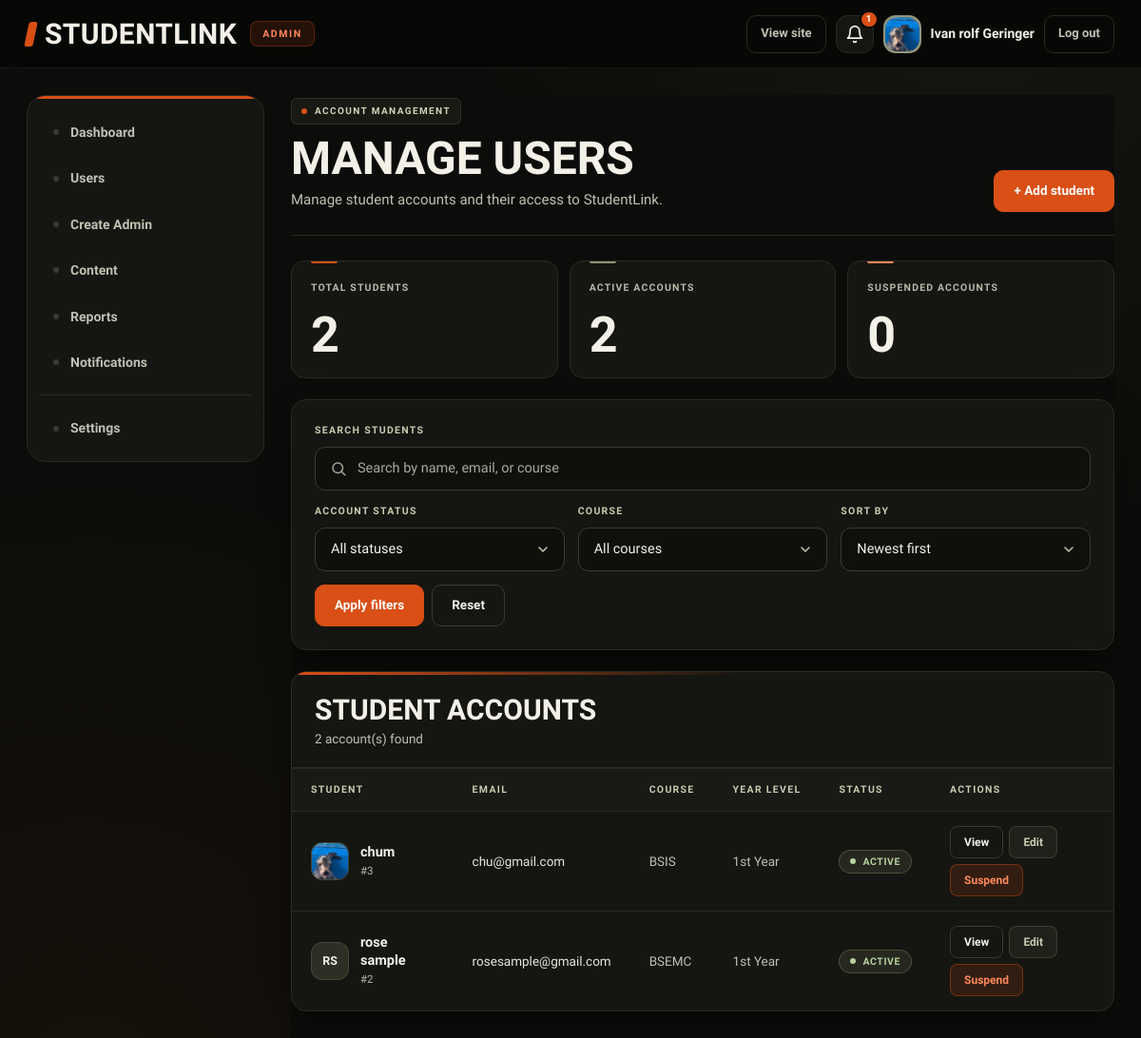
Before: /admin/users.php (signed in) with the older database file.
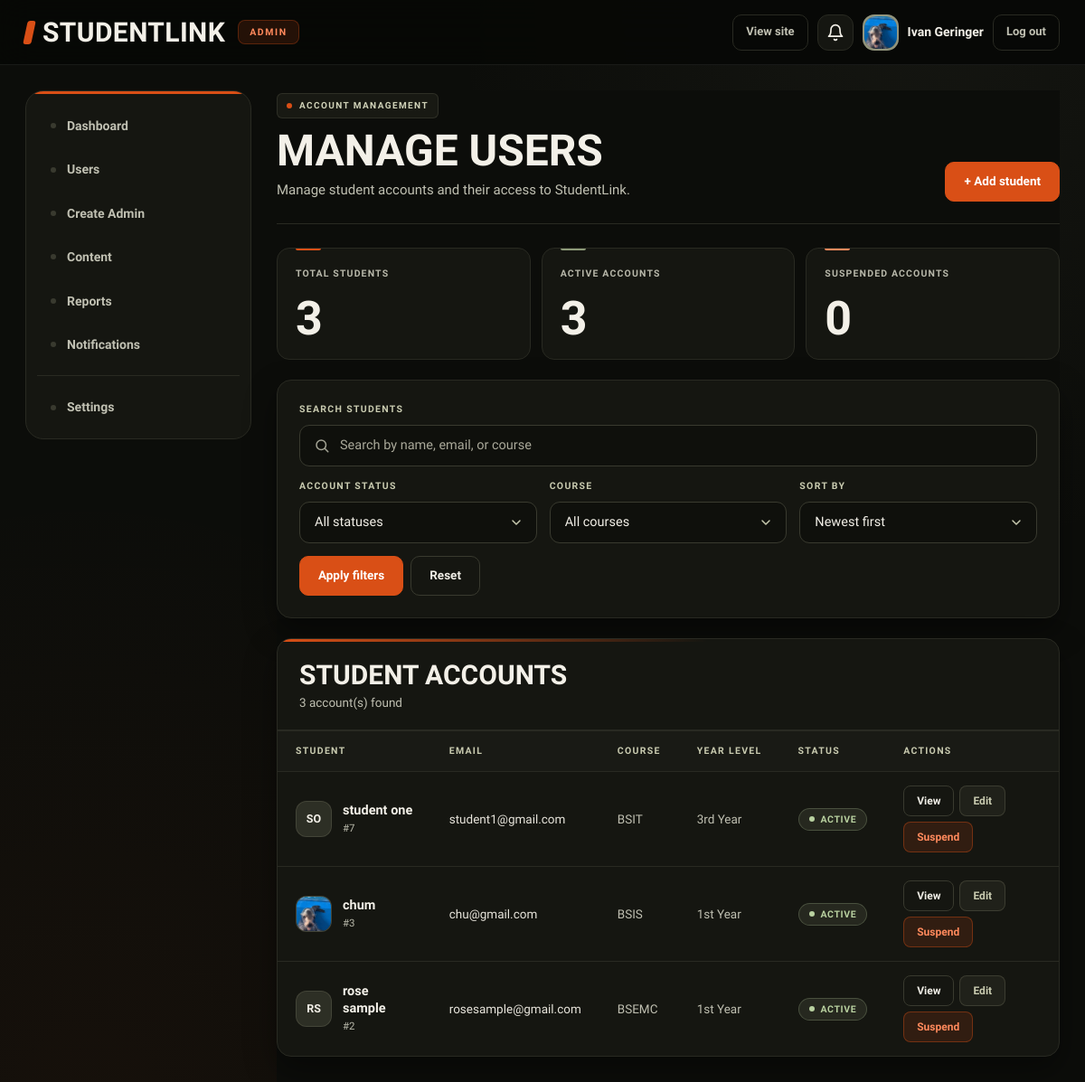
After: the same page with the newer database file.
### tables this page shows
CREATE TABLE `users` (
  `id` int(10) UNSIGNED NOT NULL,
  `full_name` varchar(100) NOT NULL,
  `email` varchar(150) NOT NULL,
  `password_hash` varchar(255) DEFAULT NULL,
  `google_id` varchar(64) DEFAULT NULL,
  `course` varchar(50) DEFAULT NULL,
  `year_level` varchar(20) DEFAULT NULL,
  `about` text DEFAULT NULL,
  `skills` varchar(255) DEFAULT NULL,
  `photo_path` varchar(255) DEFAULT NULL,
  `role` enum('student','admin') NOT NULL DEFAULT 'student',
  `status` enum('Active','Suspended') NOT NULL DEFAULT 'Active',
  `created_at` timestamp NOT NULL DEFAULT current_timestamp()
);

### includes/functions.php (called while the page is built, shortened)
<?php
function e($v) {
    return htmlspecialchars((string) $v, ENT_QUOTES, 'UTF-8');
}
function initials(string $name) {
    $p = preg_split('/\s+/', trim($name));
    return strtoupper(
        substr($p[0] ?? '', 0, 1) .
        (isset($p[1]) ? substr($p[1], 0, 1) : '')
    );
}

### admin/users.php (the view, shortened to what the changed rows need)
<?php
require_once __DIR__ . '/../db_connect.php';
require_once __DIR__ . '/../includes/functions.php';
$sort = $_GET['sort'] ?? 'newest';
$admin_users = [];
$sql = "
    SELECT
        id,
        full_name,
        email,
        COALESCE(course, 'Not specified') AS course,
        COALESCE(year_level, 'Not specified') AS year_level,
        photo_path,
        status
    FROM users
    WHERE LOWER(role) = 'student'
";
switch ($sort) {
    default:
        $sql .= " ORDER BY id DESC";
        break;
}
$stmt = $conn->prepare($sql);
if (!$stmt->execute()) {
    error_log('Admin users query failed: ' . $stmt->error);
    exit('Unable to load student accounts.');
}
$result = $stmt->get_result();
while ($user = $result->fetch_assoc()) {
    $admin_users[] = $user;
}
$counts = [
    'total' => 0,
    'active' => 0,
    'suspended' => 0
];
$countResult = $conn->query("
    SELECT
        COUNT(*) AS total,
        SUM(CASE WHEN status = 'Active' THEN 1 ELSE 0 END) AS active,
        SUM(CASE WHEN status = 'Suspended' THEN 1 ELSE 0 END) AS suspended
    FROM users
    WHERE LOWER(role) = 'student'
");
if ($countResult) {
    $countData = $countResult->fetch_assoc();
    $counts['total'] = (int) $countData['total'];
    $counts['active'] = (int) $countData['active'];
    $counts['suspended'] = (int) $countData['suspended'];
}
include __DIR__ . '/../includes/admin-header.php';
?>
<link rel="stylesheet" href="users.css">
<header class="page-head">
    <div>
        <h1>Manage users</h1>
    </div>
</header>
<section class="user-stats">
    <div class="stat-card">
        <span>Total students</span>
        <strong><?= $counts['total'] ?></strong>
    </div>
    <div class="stat-card">
        <span>Active accounts</span>
        <strong><?= $counts['active'] ?></strong>
    </div>
</section>
<section class="table-card">
    <div class="table-heading">
        <div>
            <h2>Student accounts</h2>
            <p><?= count($admin_users) ?> account(s) found</p>
        </div>
    </div>
    <div class="table-scroll">
        <table>
            <thead>
                <tr>
                    <th>Student</th>
                    <th>Email</th>
                    <th>Course</th>
                    <th>Year level</th>
                    <th>Status</th>
                    <th>Actions</th>
                </tr>
            </thead>
            <tbody>
                <?php foreach ($admin_users as $u): ?>
                    <?php
                    $photo = !empty($u['photo_path'])
                        ? '../' . ltrim($u['photo_path'], '/')
                        : '';
                    ?>
                    <tr>
                        <td>
                            <div class="student-cell">
                                <div class="student-avatar">
                                    <?php if ($photo !== ''): ?>
                                        <img
                                            src="<?= e($photo) ?>"
                                            alt="Student profile photo"
                                        >
                                    <?php else: ?>
                                        <?= e(initials($u['full_name'])) ?>
                                    <?php endif; ?>
                                </div>
                                <div>
                                    <strong><?= e($u['full_name']) ?></strong>
                                    <small>#<?= (int) $u['id'] ?></small>
                                </div>
                            </div>
                        </td>
                        <td><?= e($u['email']) ?></td>
                        <td><?= e($u['course']) ?></td>
                        <td><?= e($u['year_level']) ?></td>
                        <td>
                            <span class="status <?= e(status_class($u['status'])) ?>">
                                <?= e($u['status']) ?>
                            </span>
                        </td>
                        <td>
                            <div class="action-buttons">
                                <a
                                    href="user-view.php?id=<?= (int) $u['id'] ?>"
                                    class="btn btn-small btn-secondary"
                                >
                                    View
                                </a>
                                <a
                                    href="users.php?action=edit&id=<?= (int) $u['id'] ?>"
                                    class="btn btn-small btn-edit"
                                >
                                    Edit
                                </a>
                                <form
                                    method="post"
                                    action="users.php"
                                    onsubmit="return confirm('Are you sure you want to <?= $u['status'] === 'Active' ? 'suspend' : 'reactivate' ?> this account?');"
                                >
                                    <?php if ($u['status'] === 'Active'): ?>
                                        <button type="submit" class="btn btn-small btn-danger">
                                            Suspend
                                        </button>
                                    <?php endif; ?>
                                </form>
                            </div>
                        </td>
                    </tr>
                <?php endforeach; ?>
            </tbody>
        </table>
    </div>
</section>
<?php include __DIR__ . '/../includes/admin-footer.php'; ?>

### includes/admin-header.php (shortened to what the changed rows need)
<?php
require_once __DIR__ . '/functions.php';
require_once __DIR__ . '/../db_connect.php';
$sessionUserId = (int) ($_SESSION['user_id'] ?? 0);
$authStmt = $conn->prepare(
    "SELECT id, full_name, email, role, status, photo_path
     FROM users
     WHERE id = ?
     LIMIT 1"
);
$authStmt->bind_param('i', $sessionUserId);
$authStmt->execute();
$authResult = $authStmt->get_result();
$verifiedAccount = $authResult->fetch_assoc();
if (!function_exists('status_class')) {
    function status_class($status)
    {
        $status = strtolower(trim((string) $status));
        switch ($status) {
            case 'active':
                return 'active';
        }
    }
}
$admin = [
    'id'         => (int) $verifiedAccount['id'],
    'name'       => $verifiedAccount['full_name'] ?: $verifiedAccount['email'],
    'email'      => $verifiedAccount['email'],
    'photo_path' => $verifiedAccount['photo_path'] ?? ''
];
$unreadNotifications = 0;
$notificationCountStmt = $conn->prepare("
    SELECT COUNT(*) AS total
    FROM notifications
    WHERE user_id = ?
      AND is_read = 0
");
if ($notificationCountStmt) {
    $notificationCountStmt->bind_param('i', $admin['id']);
    $notificationCountStmt->execute();
    $notificationCountResult = $notificationCountStmt->get_result();
    $notificationCountRow = $notificationCountResult->fetch_assoc();
    $unreadNotifications = (int) ($notificationCountRow['total'] ?? 0);
} else {
    error_log('Admin notification count error: ' . $conn->error);
}
$active = $active ?? '';
$menu = [
    'admin-dashboard' => 'Dashboard',
    'users'           => 'Users',
    'create-admin'    => 'Create Admin',
    'content'         => 'Content',
    'reports'         => 'Reports',
    'notifications'   => 'Notifications'
];
?>
<!doctype html>
<html lang="en">
<head>
</head>
<body>
<header class="admin-bar">
    <div class="who">
        <a
            href="/Studenlink_Website/studentlink/dashboard.php"
            target="_blank"
            rel="noopener"
        >
            View site
        </a>
        <a
            class="admin-notification-link"
            href="notifications.php"
            aria-label="Notifications<?= $unreadNotifications > 0 ? ', ' . $unreadNotifications . ' unread' : '' ?>"
            title="Notifications"
        >
            <svg class="admin-notification-icon" width="20" height="20" viewBox="0 0 24 24" fill="none" stroke="currentColor" stroke-width="2" stroke-linecap="round" stroke-linejoin="round">
                <path d="M18 8A6 6 0 0 0 6 8c0 7-3 9-3 9h18s-3-2-3-9"></path>
                <path d="M13.73 21a2 2 0 0 1-3.46 0"></path>
            </svg>
            <?php if ($unreadNotifications > 0): ?>
                <span class="admin-notification-badge">
                    <?= $unreadNotifications > 99 ? '99+' : $unreadNotifications ?>
                </span>
            <?php endif; ?>
        </a>
        <a
            class="avatar"
            href="settings.php"
            aria-label="Your profile"
            title="<?= e($admin['name']) ?>"
        >
            <?php if (!empty($admin['photo_path'])): ?>
                <img
                    src="<?= e('../' . ltrim($admin['photo_path'], '/')) ?>"
                    alt="Admin profile photo"
                >
            <?php else: ?>
                <?= e(initials($admin['name'])) ?>
            <?php endif; ?>
        </a>
        <strong><?= e($admin['name']) ?></strong>
        <a href="../logout.php">
            Log out
        </a>
    </div>
</header>
<div class="admin">
    <aside class="side">
        <nav aria-label="Admin">
            <?php foreach ($menu as $k => $label): ?>
                <a
                    href="<?= e($k) ?>.php"
                    <?= $active === $k ? 'aria-current="page"' : '' ?>
                >
                    <?= e($label) ?>
                </a>
            <?php endforeach; ?>
            <hr>
            <a
                href="settings.php"
                <?= $active === 'settings' ? 'aria-current="page"' : '' ?>
            >
                Settings
            </a>
        </nav>
    </aside>
    <main class="main">

Changed rows visible on the page:
changed users: full_name "Ivan rolf Geringer" → "Ivan Geringer"
added users: full_name "SO", full_name "student one", id "7", email "student1@gmail.com", course "BSIT", year_level "3rd Year", status "ACTIVE", shows "Suspend"
Other visible differences:
$counts['total']: "2" → "3"
$counts['active']: "2" → "3"
count($admin_users): "2" → "3"
$unreadNotifications: "1" → (not shown)
